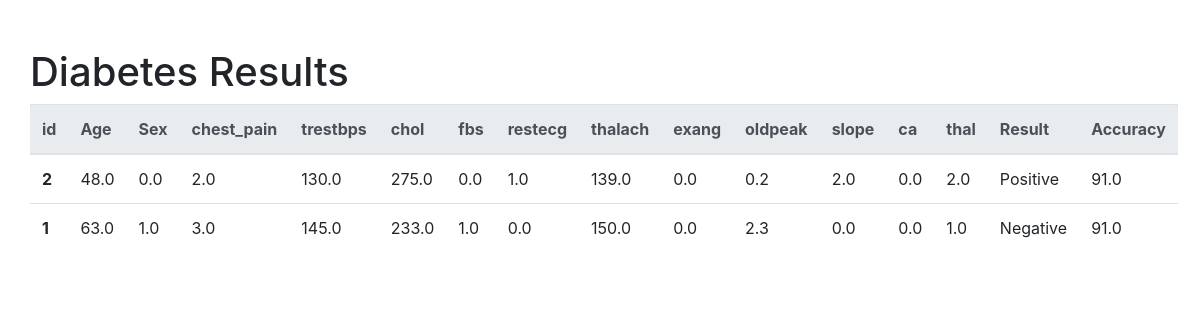
The page /predict_hrt/results_hrt/ on the database its author committed.
### hrtDIease/models.py (models this page shows, shortened)
class HeartPredResults(models.Model):
    Age = models.FloatField()
    Sex = models.FloatField()
    chest_pain = models.FloatField()
    trestbps = models.FloatField()
    chol = models.FloatField()
    fbs = models.FloatField()
    restecg = models.FloatField()
    thalach = models.FloatField()
    exang = models.FloatField()
    oldpeak = models.FloatField()
    slope = models.FloatField()
    ca = models.FloatField()
    thal = models.FloatField()
    PredictRes = models.CharField(max_length=30)
    Accuracy = models.FloatField()

### hrtDIease/views.py (the view)
# urls.py: path('predict_hrt/results_hrt/', views.view_hrt)
def view_hrt(request):
    data = {"dataset": HeartPredResults.objects.all().order_by("-id")}
    return render(request, "dbview/dbheart.html", data)

### templates/dbview/dbheart.html (shortened to what this page needs)
<!DOCTYPE html>
<html lang="en">
<head>
    <link rel="stylesheet" href="https://stackpath.bootstrapcdn.com/bootstrap/4.1.3/css/bootstrap.min.css">
</head>
<body>
    <div class="container pt-5">
        <div class="row">
            <h1>Diabetes Results</h1>
            <table class="table table-hover">
                <thead class="thead-light">
                    <tr>
                        <th scope="col">id</th>
                        <th scope="col">Age</th>
                        <th scope="col">Sex</th>
                        <th scope="col">chest_pain</th>
                        <th scope="col">trestbps</th>
                        <th scope="col">chol</th>
                        <th scope="col">fbs</th>
                        <th scope="col">restecg</th>
                        <th scope="col">thalach</th>
                        <th scope="col">exang</th>
                        <th scope="col">oldpeak</th>
                        <th scope="col">slope</th>
                        <th scope="col">ca</th>
                        <th scope="col">thal</th>
                        <th scope="col">Result</th>
                        <th scope="col">Accuracy</th>
                    </tr>
                </thead>
                <tbody>
                    {% for data in dataset %}
                    <tr>
                        <th scope="row">{{ data.id }}</th>
                        <td>{{ data.Age }}</td>
                        <td>{{ data.Sex }}</td>
                        <td>{{ data.chest_pain }}</td>
                        <td>{{ data.trestbps }}</td>
                        <td>{{ data.chol }}</td>
                        <td>{{ data.fbs }}</td>
                        <td>{{ data.restecg }}</td>
                        <td>{{ data.thalach }}</td>
                        <td>{{ data.exang }}</td>
                        <td>{{ data.oldpeak }}</td>
                        <td>{{ data.slope }}</td>
                        <td>{{ data.ca }}</td>
                        <td>{{ data.thal }}</td>
                        <td>{{ data.PredictRes }}</td>
                        <td>{{ data.Accuracy }}</td>
                    </tr>
                    {% endfor %}
                </tbody>
            </table>
        </div>
    </div>
</body>
</html>

### rows shown on the page
HeartPredResults: id "2", Age "48.0", Sex "0.0", chest_pain "2.0", trestbps "130.0", chol "275.0", fbs "0.0", restecg "1.0", thalach "139.0", exang "0.0", oldpeak "0.2", slope "2.0", ca "0.0", thal "2.0", PredictRes "Positive", Accuracy "91.0"
HeartPredResults: id "1", Age "63.0", Sex "1.0", chest_pain "3.0", trestbps "145.0", chol "233.0", fbs "1.0", restecg "0.0", thalach "150.0", exang "0.0", oldpeak "2.3", slope "0.0", ca "0.0", thal "1.0", PredictRes "Negative", Accuracy "91.0"
